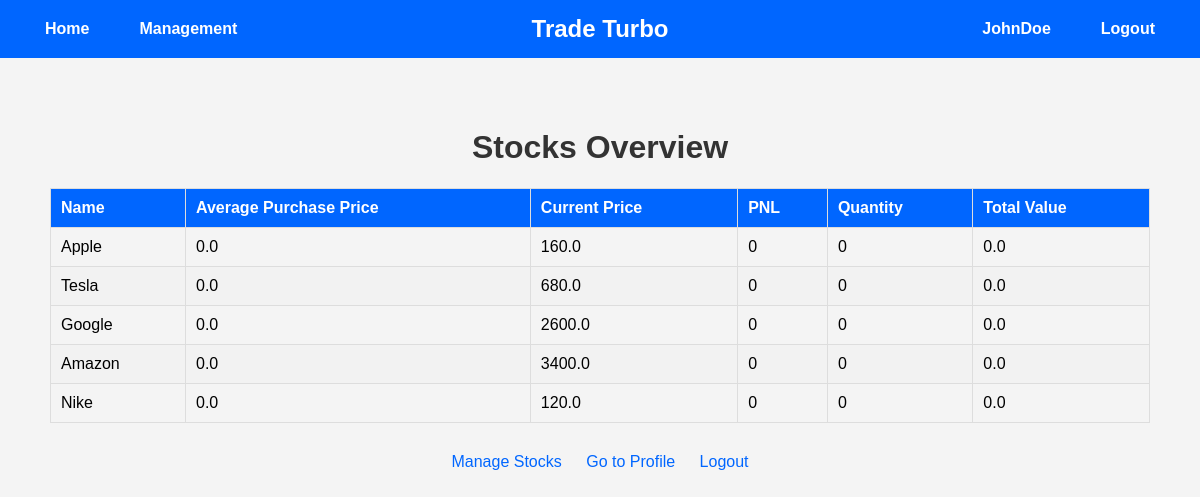
Screenshot of /stocks (signed in) with the database file from the repository.
### tables this page shows
CREATE TABLE stocks (
                    id INTEGER PRIMARY KEY AUTOINCREMENT,
                    name TEXT NOT NULL,
                    purchasePrice REAL NOT NULL,
                    currentPrice REAL NOT NULL,
                    pnl REAL NOT NULL,
                    quantity INTEGER NOT NULL DEFAULT 0,
                    totalPurchasePrice REAL NOT NULL DEFAULT 0,
                    totalValue REAL NOT NULL DEFAULT 0
                );

### app.py (the view)
@app.route("/stocks")
def stocks():
    with sqlite3.connect("database.db") as conn:
        c = conn.cursor()
        c.execute("SELECT * FROM stocks")
        stocks = c.fetchall()
    updated_stocks = []
    for stock in stocks:
        (
            stock_id,
            name,
            purchase_price,
            current_price,
            pnl,
            quantity,
            total_purchase_price,
            total_value,
        ) = stock
        if quantity > 0:
            average_purchase_price = total_value / quantity
            pnl = (current_price - average_purchase_price) * quantity
            updated_stocks.append(
                (
                    stock_id,
                    name,
                    average_purchase_price,
                    current_price,
                    round(pnl, 2),
                    quantity,
                    round(total_value, 2),
                )
            )
        else:
            updated_stocks.append(
                (
                    stock_id,
                    name,
                    purchase_price,
                    current_price,
                    0,
                    quantity,
                    round(total_value, 2),
                )
            )
    return render_template("stocks.html", stocks=updated_stocks)

### templates/stocks.html (shortened to what this page needs)
<!DOCTYPE html>
<html lang="en">
<head>
</head>
<body>
    <nav>
        <div class="nav-left">
            <ul>
                <li><a href="/current_prices">Home</a></li>
                <li><a href="/manage_stock">Management</a></li>
            </ul>
        </div>
        <div class="nav-center">
            Trade Turbo
        </div>
        <div class="nav-right">
            <ul>
                {% if session.username %}
                    <li><a href="/profile">{{ session.username }}</a></li>
                    <li><a href="/logout">Logout</a></li>
                {% else %}
                    <li><a href="/register">Register</a></li>
                    <li><a href="/login">Login</a></li>
                {% endif %}
            </ul>
        </div>
    </nav>
    <div class="container">
        <h1>Stocks Overview</h1>
        <table>
            <thead>
                <tr>
                    <th>Name</th>
                    <th>Average Purchase Price</th>
                    <th>Current Price</th>
                    <th>PNL</th>
                    <th>Quantity</th>
                    <th>Total Value</th>
                </tr>
            </thead>
            <tbody>
                {% for stock in stocks %}
                    <tr>
                        <td>{{ stock[1] }}</td>
                        <td>{{ stock[2] }}</td>
                        <td>{{ stock[3] }}</td>
                        <td>{{ stock[4] }}</td>
                        <td>{{ stock[5] }}</td>
                        <td>{{ stock[6] }}</td>
                    </tr>
                {% endfor %}
            </tbody>
        </table>
        <a href="{{ url_for('manage_stock') }}">Manage Stocks</a>
        <a href="{{ url_for('profile') }}">Go to Profile</a>
        <a href="{{ url_for('logout') }}">Logout</a>
    </div>
</body>
</html>

### templates/stocks.html (style rules this page uses)
body { font-family: Arial, sans-serif; margin: 0; padding: 0; background-color: #f4f4f4; }
nav { background-color: #0066ff; padding: 10px 20px; display: flex; justify-content: space-between; align-items: center; color: white; }
nav .nav-left, nav .nav-right { display: flex; }
nav ul { list-style-type: none; margin: 0; padding: 0; display: flex; }
nav ul li { margin: 0 15px; }
nav ul li a { color: white; text-decoration: none; font-weight: bold; }
.nav-center { position: absolute; left: 50%; transform: translateX(-50%); font-size: 24px; font-weight: bold; }
.container { padding: 50px; text-align: center; }
h1 { color: #333; }
table { width: 100%; border-collapse: collapse; margin: 20px 0; }
table, th, td { border: 1px solid #ddd; }
th, td { padding: 10px; text-align: left; }
th { background-color: #0066ff; color: white; }
tr:nth-child(even) { background-color: #f2f2f2; }
a { color: #0066ff; text-decoration: none; margin: 10px; display: inline-block; }

### rows the page displays
stocks: name "Apple", purchasePrice "0.0", currentPrice "160.0", pnl "0", quantity "0", totalPurchasePrice "0.0"
stocks: name "Tesla", purchasePrice "0.0", currentPrice "680.0", pnl "0", quantity "0", totalPurchasePrice "0.0"
stocks: name "Google", purchasePrice "0.0", currentPrice "2600.0", pnl "0", quantity "0", totalPurchasePrice "0.0"
stocks: name "Amazon", purchasePrice "0.0", currentPrice "3400.0", pnl "0", quantity "0", totalPurchasePrice "0.0"
stocks: name "Nike", purchasePrice "0.0", currentPrice "120.0", pnl "0", quantity "0", totalPurchasePrice "0.0"

### other values shown
{{ session.username }} "JohnDoe"
